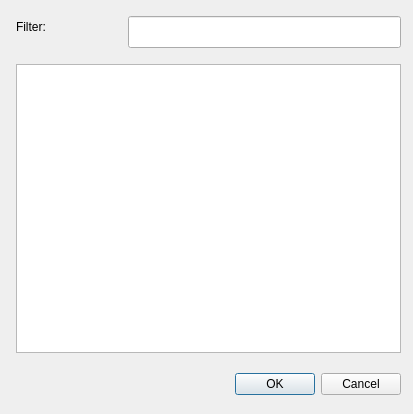
<?xml version="1.0" encoding="UTF-8"?>
<ui version="4.0">
 <class>Dialog</class>
 <widget class="QDialog" name="Dialog">
  <property name="geometry">
   <rect>
    <x>0</x>
    <y>0</y>
    <width>413</width>
    <height>414</height>
   </rect>
  </property>
  <property name="windowTitle">
   <string>Add Dependency</string>
  </property>
  <widget class="QDialogButtonBox" name="buttonBox">
   <property name="geometry">
    <rect>
     <x>-16</x>
     <y>368</y>
     <width>417</width>
     <height>32</height>
    </rect>
   </property>
   <property name="orientation">
    <enum>Qt::Horizontal</enum>
   </property>
   <property name="standardButtons">
    <set>QDialogButtonBox::Cancel|QDialogButtonBox::Ok</set>
   </property>
  </widget>
  <widget class="QLineEdit" name="filterEdit">
   <property name="geometry">
    <rect>
     <x>128</x>
     <y>16</y>
     <width>273</width>
     <height>32</height>
    </rect>
   </property>
   <property name="focusPolicy">
    <enum>Qt::StrongFocus</enum>
   </property>
  </widget>
  <widget class="QLabel" name="label">
   <property name="geometry">
    <rect>
     <x>16</x>
     <y>16</y>
     <width>84</width>
     <height>22</height>
    </rect>
   </property>
   <property name="text">
    <string>Filter:</string>
   </property>
  </widget>
  <widget class="QListWidget" name="pkgList">
   <property name="geometry">
    <rect>
     <x>16</x>
     <y>64</y>
     <width>385</width>
     <height>289</height>
    </rect>
   </property>
  </widget>
 </widget>
 <resources/>
 <connections>
  <connection>
   <sender>buttonBox</sender>
   <signal>accepted()</signal>
   <receiver>Dialog</receiver>
   <slot>accept()</slot>
   <hints>
    <hint type="sourcelabel">
     <x>248</x>
     <y>254</y>
    </hint>
    <hint type="destinationlabel">
     <x>157</x>
     <y>274</y>
    </hint>
   </hints>
  </connection>
  <connection>
   <sender>buttonBox</sender>
   <signal>rejected()</signal>
   <receiver>Dialog</receiver>
   <slot>reject()</slot>
   <hints>
    <hint type="sourcelabel">
     <x>316</x>
     <y>260</y>
    </hint>
    <hint type="destinationlabel">
     <x>286</x>
     <y>274</y>
    </hint>
   </hints>
  </connection>
 </connections>
</ui>
